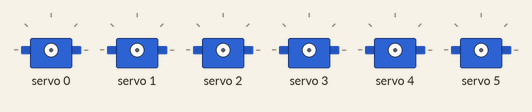
A sketch run on a simulated Arduino Uno, built with avr-gcc and run on an emulated ATmega328P. On the bench: 6 × servo. What the sketch prints to the serial monitor is not drawn.

Above: at 0.05 s.
At 1.3 s:
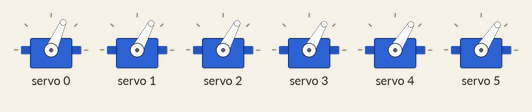
At 2.55 s:
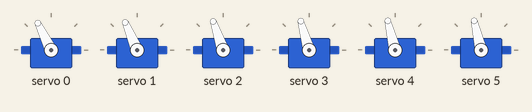
At 5.05 s:
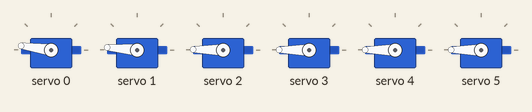
At 7.55 s:
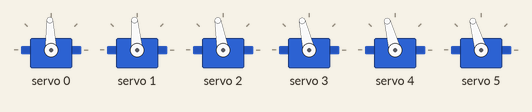
At 10.1 s:
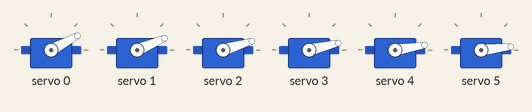
Timing chart, 0 to 13.2 s (numbered marks = the images above):
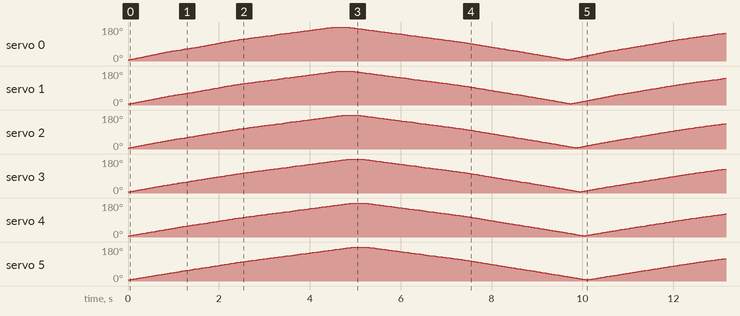

The sketch:

valentine_12servos.ino
```cpp
/***************************************************
 by: Kenny William Nyallau

 ****************************************************/

#include <Wire.h>
#include <Adafruit_PWMServoDriver.h>

// called this way, it uses the default address 0x40
Adafruit_PWMServoDriver pwm = Adafruit_PWMServoDriver();

#define SERVOMIN  150 // this is the 'minimum' pulse length count (out of 4096)
#define SERVOMAX  600 // this is the 'maximum' pulse length count (out of 4096)

// our servo # counter
uint8_t servonum = 0;

//----Sweeper class---------------------------------------------------
class Sweeper
{
  int pos;              // current servo position
  int increment;        // increment to move for each interval
  int  updateInterval;      // interval between updates
  unsigned long lastUpdate; // last update of position
  int PWMchannel;

public:
  Sweeper(int interval, int channel)
  {
    updateInterval = interval;
    increment = 1;
    PWMchannel = channel;
  }

  void SetAngle(int channel, int angle)
  {
    int ticks = map(angle, 0, 180, SERVOMIN, SERVOMAX);
    pwm.setPWM(channel, 0, ticks);
  }


  void Update()
  {

       if((millis() - lastUpdate) > updateInterval)  // time to update
      {
        lastUpdate = millis();
        pos += increment;
        SetAngle(PWMchannel, pos);
       // servo.write(pos);
        Serial.println(pos);
        if ((pos >= 180) || (pos <= 0)) // end of sweep
        {
          // reverse direction
          increment = -increment;

        }
      }
  }
};

//first movement
Sweeper sweeper1(19, 0);
Sweeper sweeper2(20, 1);
Sweeper sweeper3(21, 2);
Sweeper sweeper4(22, 3);
Sweeper sweeper5(23, 4);
Sweeper sweeper6(24, 5);

//second movement
Sweeper jumbled1(18, 0);
Sweeper jumbled2(5, 1);
Sweeper jumbled3(50, 2);
Sweeper jumbled4(66, 3);
Sweeper jumbled5(10, 4);
Sweeper jumbled6(18, 5);


//----------------------------------------------------
void setup() {
  Serial.begin(9600);

  pwm.begin();

  pwm.setPWMFreq(60);  // Analog servos run at ~60 Hz updates

}

//------------------------------------------------------------------------------
void loop() {

   movement01();
  //movement02();


}
//---------------------------------------------------------------------------
void movement01(){

 sweeper1.Update();
 sweeper2.Update();
 sweeper3.Update();
 sweeper4.Update();
 sweeper5.Update();
 sweeper6.Update();

}

//---------------------------------------------------------------------------
void movement02(){

 jumbled1.Update();
 jumbled2.Update();
 jumbled3.Update();
 jumbled4.Update();
 jumbled5.Update();
 jumbled6.Update();

}
```
